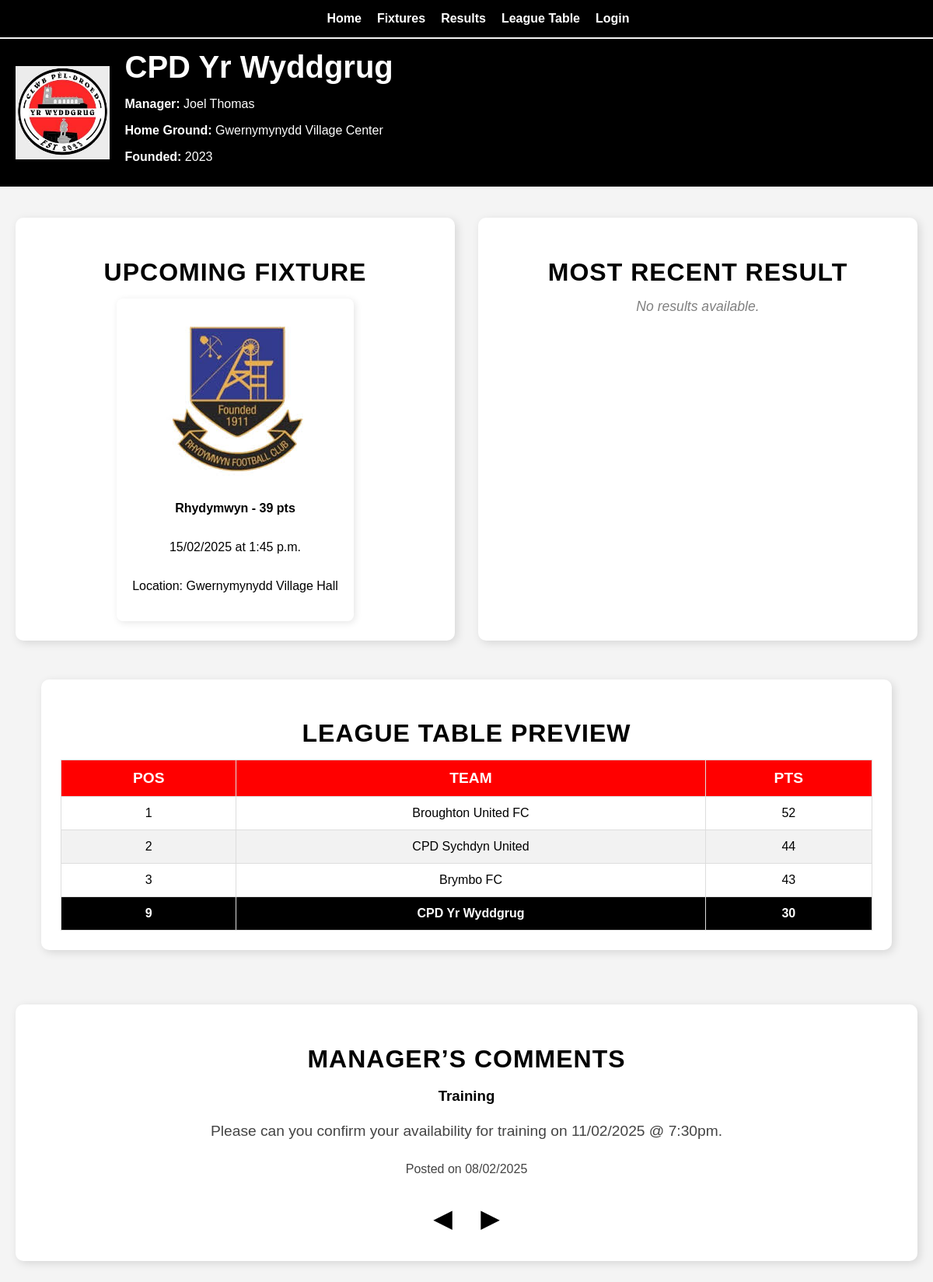
The app's page /, older data.
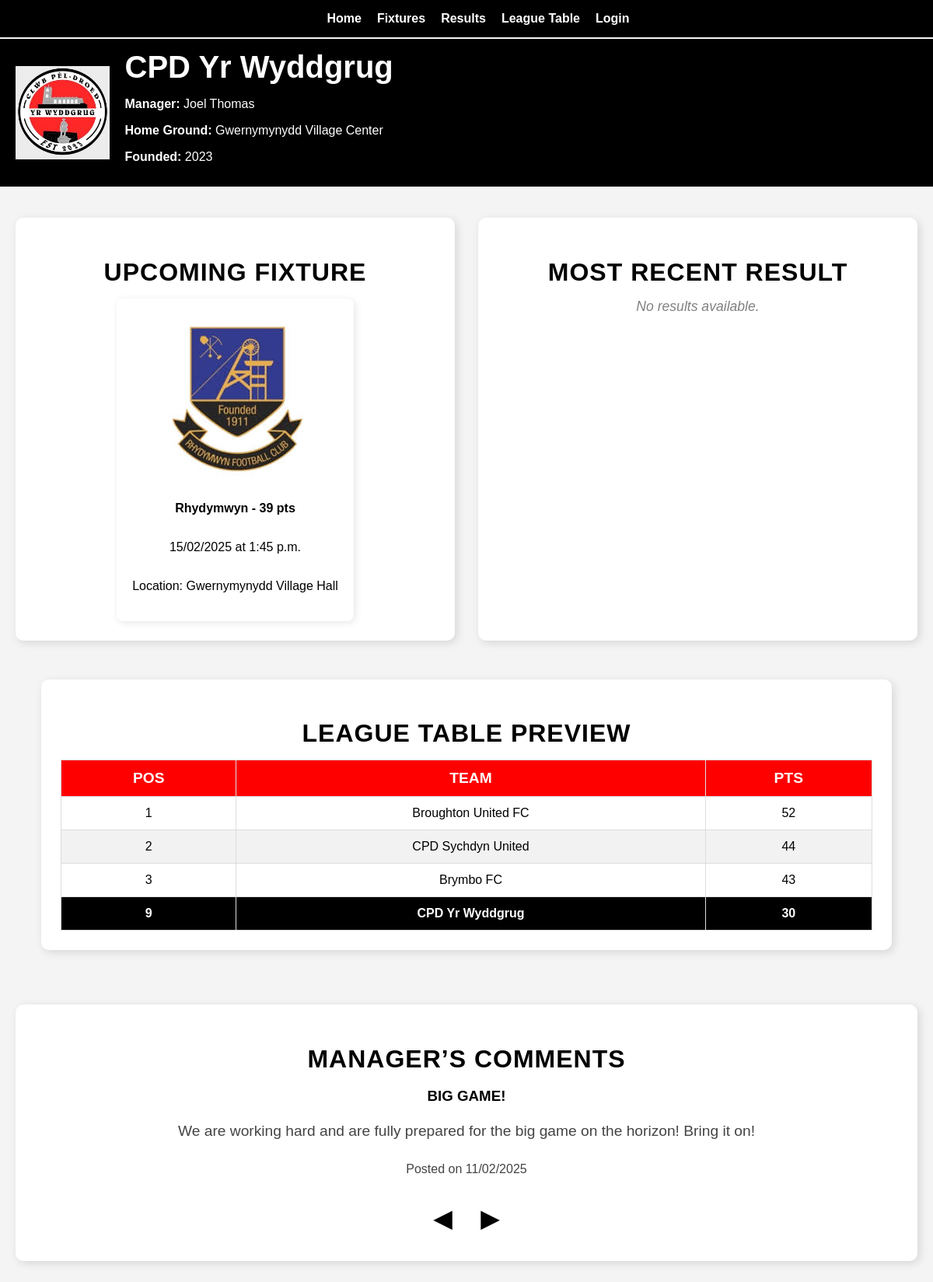
The same page, newer data.
### team/models.py (models this page shows, shortened)
class Team(models.Model):
    name = models.CharField(max_length=100, default="CPD Yr Wyddgrug")
    logo = models.ImageField(upload_to='team_logos/', blank=True, null=True)
    games_played = models.PositiveIntegerField(default=0)
    wins = models.PositiveIntegerField(default=0)
    draws = models.PositiveIntegerField(default=0)
    losses = models.PositiveIntegerField(default=0)
    goals_for = models.PositiveIntegerField(default=0)
    goals_against = models.PositiveIntegerField(default=0)
    points = models.PositiveIntegerField(default=0)
    def __str__(self):
        return f"{self.name} - {self.points} pts"

class Fixture(models.Model):
    HOME_OR_AWAY = [
        ("H", "Home"),
        ("A", "Away"),
    ]
    opponent = models.ForeignKey(Team, on_delete=models.SET_NULL, null=True, blank=True)
    date = models.DateField()
    time = models.TimeField()
    location = models.CharField(max_length=100)
    home_or_away = models.CharField(max_length=1, choices=HOME_OR_AWAY)
    goals_for = models.PositiveIntegerField(null=True, blank=True)
    goals_against = models.PositiveIntegerField(null=True, blank=True)
    match_completed = models.BooleanField(default=False)

class ManagerPost(models.Model):
    manager = models.ForeignKey(User, on_delete=models.CASCADE)
    title = models.CharField(
        max_length=200, default="Manager's Comments")  # Allow custom headings
    content = models.TextField()
    created_at = models.DateTimeField(auto_now_add=True)
    def __str__(self):
        return self.title

### team/views.py (the view)
# urls.py: 2. Add a URL to urlpatterns:  path('', views.home, name='home')
def home(request):
    team = Team.objects.filter(name="CPD Yr Wyddgrug").first()
    upcoming_fixture = Fixture.objects.filter(
        match_completed=False
    ).order_by('date', 'time').first()
    league_table = Team.objects.all().order_by('-points', '-goals_for', 'goals_against')
    cpd_team = Team.objects.filter(name="CPD Yr Wyddgrug").first()
    cpd_position = list(league_table).index(cpd_team) + 1 if cpd_team else None
    top_teams = list(league_table[:3])
    league_preview = [{"position": i + 1, "name": t.name, "points": t.points} for i, t in enumerate(top_teams)]
    if cpd_team and cpd_team not in top_teams:
        league_preview.append({"position": cpd_position, "name": cpd_team.name, "points": cpd_team.points})
    manager_posts = ManagerPost.objects.order_by("-created_at")[:5]
    print("Manager Posts Retrieved:", manager_posts)  # Debugging line
    context = {
        "team": team,
        "upcoming_fixture": upcoming_fixture,
        "league_preview": league_preview,
        "manager_posts": manager_posts,  # Pass multiple posts
    }
    return render(request, "team/home.html", context)

### team/templates/team/home.html (shortened to what this page needs)
{% extends "team/base.html" %}
{% block content %}
<nav class="standard-nav">
    <ul>
        <li><a href="{% url 'home' %}">Home</a></li>
        <li><a href="{% url 'fixtures' %}">Fixtures</a></li>
        <li><a href="{% url 'results' %}">Results</a></li>
        <li><a href="{% url 'league_table' %}">League Table</a></li>
        {% if request.user.is_authenticated %}
            {% if request.user.profile.role == "manager" %}
                <li><a href="{% url 'manager_dashboard' %}">Manager Dashboard</a></li>
            {% elif request.user.profile.role == "player" %}
                <li><a href="{% url 'player_dashboard' %}">Player Dashboard</a></li>
            {% endif %}
            <li>
                <form action="{% url 'logout' %}" method="post">
                    {% csrf_token %}
                    <button type="submit">Logout</button>
                </form>
            </li>
        {% else %}
            <li><a href="{% url 'login' %}">Login</a></li>
        {% endif %}
    </ul>
</nav>
<section class="team-banner">
    <img src="{{ team.logo.url }}" alt="CPD Yr Wyddgrug Logo" class="club-logo">
    <div class="team-info">
        <h1>CPD Yr Wyddgrug</h1>
        <p><strong>Manager:</strong> Joel Thomas</p>
        <p><strong>Home Ground:</strong> Gwernymynydd Village Center</p>
        <p><strong>Founded:</strong> 2023</p>
    </div>
</section>
<section class="homepage-grid">
    <div class="grid-item fixture-section">
        <h2>Upcoming Fixture</h2>
        {% if upcoming_fixture %}
            <div class="fixture-card">
                <img src="{{ upcoming_fixture.opponent.logo.url }}" alt="{{ upcoming_fixture.opponent }} Logo">
                <p><strong>{{ upcoming_fixture.opponent }}</strong></p>
                <p>{{ upcoming_fixture.date|date:"d/m/Y" }} at {{ upcoming_fixture.time }}</p>
                <p>Location: {{ upcoming_fixture.location }}</p>
            </div>
        {% else %}
            <p class="no-fixture">No upcoming fixtures.</p>
        {% endif %}
    </div>
    <div class="grid-item result-section">
        <h2>Most Recent Result</h2>
        {% if latest_result %}
            <div class="result-card">
                <p><strong>{{ latest_result.opponent }}</strong></p>
                <p>{{ latest_result.date|date:"d/m/Y" }} at {{ latest_result.time }}</p>
                <p>Final Score: {{ latest_result.goals_for }} - {{ latest_result.goals_against }}</p>
            </div>
        {% else %}
            <p class="no-result">No results available.</p>
        {% endif %}
    </div>
    <div class="grid-item league-preview">
        <h2>League Table Preview</h2>
        <table>
            <thead>
                <tr>
                    <th>Pos</th>
                    <th>Team</th>
                    <th>Pts</th>
                </tr>
            </thead>
            <tbody>
                {% for team in league_preview %}
                    <tr {% if team.name == "CPD Yr Wyddgrug" %} class="highlight" {% endif %}>
                        <td>{{ team.position }}</td>
                        <td>{{ team.name }}</td>
                        <td>{{ team.points }}</td>
                    </tr>
                {% endfor %}
            </tbody>
        </table>
    </div>
    <div class="grid-item manager-comments">
        <h2>MANAGER’S COMMENTS</h2>
        <div id="manager-comment-container">
            <h3 id="post-title">{{ manager_posts.0.title }}</h3>
            <p id="post-content">{{ manager_posts.0.content }}</p>
            <p id="post-date"><small>Posted on {{ manager_posts.0.created_at|date:"d/m/Y" }}</small></p>
        </div>
        <button class="nav-button" onclick="changePost(-1)">&#9664;</button>
        <button class="nav-button" onclick="changePost(1)">&#9654;</button>
    </div>
</section>
{% endblock %}

### team/templates/team/base.html (shortened to what this page needs)
<!DOCTYPE html>
<html lang="en">
<head>
    {% load static %}
    <link rel="stylesheet" href="{% static 'css/style.css' %}">
</head>
<body class="{% if request.path == '/' %}homepage{% endif %}">
    {% block content %}{% endblock %}
</body>
</html>

### static/css/style.css (style rules this page uses)
body { font-family: Arial, sans-serif; margin: 0; padding: 50px 0 0; background-color: #f4f4f4; }
nav { background: black; padding: 15px; position: fixed; width: 100%; top: 0; left: 0; z-index: 1000; margin: 0; }
nav ul { list-style: none; display: flex; justify-content: center; gap: 20px; padding: 0; margin: 0; }
nav ul li { display: inline; }
nav ul li a { color: white; text-decoration: none; font-weight: bold; transition: color 0.3s ease-in-out; }
.team-banner { background: black; color: white; display: flex; align-items: center; justify-content: center; padding: 20px; height: 150px; margin-top: 0; }
.club-logo { height: 120px; width: auto; object-fit: contain; margin-right: 20px; }
.team-info { text-align: left; flex-grow: 1; }
.team-info h1 { font-size: 2.5rem; margin: 0; }
.fixture-section { display: flex; flex-direction: column; align-items: center; text-align: center; padding: 20px; }
.fixture-card { background: white; padding: 20px; border-radius: 8px; box-shadow: 2px 2px 10px rgba(0, 0, 0, 0.1); text-align: center; min-height: 200px; width: 300px; display: flex; flex-direction: column; justify-content: space-between; display: flex; flex-direction: column; align-items: center; justify-content: center; width: fit-content; margin: auto; }
.league-preview { max-width: 90%; margin: 20px auto; padding: 10px; background: white; border-radius: 10px; box-shadow: 3px 3px 10px rgba(0, 0, 0, 0.1); text-align: center; grid-column: span 2; width: 100%; }
.league-preview table { width: 100%; border-collapse: collapse; margin-top: 10px; }
.league-preview th, .league-preview td { padding: 12px; border: 1px solid #ddd; text-align: center; }
.league-preview th { background: red; color: white; text-transform: uppercase; font-size: 1.2rem; }
.league-preview tr:nth-child(even) { background: rgba(0, 0, 0, 0.05); }
.league-preview .highlight { font-weight: bold; background: black !important; color: white !important; }
.manager-comments { text-align: center; padding: 25px; background: #f8f8f8; border-radius: 10px; box-shadow: inset 0px 0px 8px rgba(0, 0, 0, 0.08); margin-top: 20px; grid-column: span 2; }
#manager-comment-container { max-width: 70%; margin: auto; text-align: center; }
.nav-button { background: none; border: none; font-size: 2rem; cursor: pointer; color: black; margin: 10px; transition: color 0.3s ease; }
.manager-comments p { font-size: 1.2rem; color: #444; line-height: 1.5; }
.homepage-grid { display: grid; grid-template-columns: repeat(2, 1fr); grid-template-rows: auto auto auto; gap: 30px; padding: 40px 20px; max-width: 1200px; margin: 0 auto; }
.grid-item { background: white; padding: 25px; border-radius: 10px; box-shadow: 3px 3px 12px rgba(0, 0, 0, 0.12); text-align: center; }
.grid-item h2 { margin-bottom: 15px; font-size: 2rem; color: black; text-transform: uppercase; letter-spacing: 1px; font-weight: bold; }
.no-fixture, .no-result { color: gray; font-style: italic; font-size: 1.1rem; margin-top: 10px; }

Row changes from the older to the newer data that the page shows:
no longer on this page (row unchanged): ManagerPost: title "Training", content "Please can you confirm your availability for training on 11/02/2025 @ 7:30pm.", created_at "08/02/2025"
added ManagerPost: title "BIG GAME!", content "We are working hard and are fully prepared for the big game on the horizon! Bring it on!", created_at "11/02/2025"
